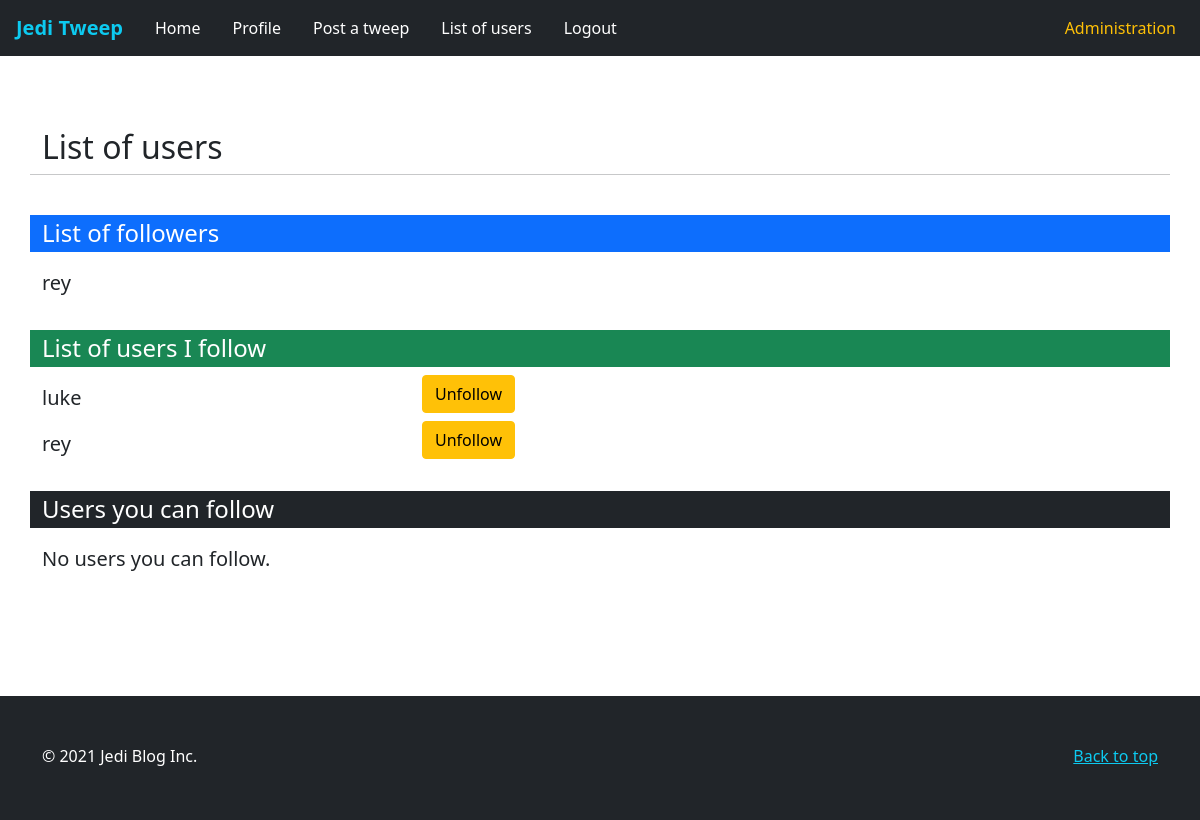
Screenshot of /users.php (signed in) with the database file from the repository.
### tables this page shows
CREATE TABLE `jedifollowing` (
    username varchar(128) NOT NULL,
     
    follower_username varchar(128) NOT NULL,
    PRIMARY KEY (username, follower_username),
    FOREIGN KEY (username) REFERENCES jediuser(username),
    FOREIGN KEY (follower_username) REFERENCES jediuser(username)
);

### includes/function.php (the view, shortened to what this page needs)
<?php
function displayFollowers(mysqli_result $result)
{
    while ($row = $result->fetch_assoc()) {
        $username = $row['follower_username'];
        $resultDisplay = <<<END
            <div class="row">
            <div class="col-sm-4 lead my-2">
                $username
            </div>
        </div>
        END;
        echo $resultDisplay;
    }
}
function displayFollowingUsers(mysqli_result $result)
{
    $id = 0;
    while ($row = $result->fetch_assoc()) {
        $username = $row['username'];
        $resultDisplay = <<<END
            <div class="row" id="following$id">
                <div class="col-sm-4 lead my-2">
                    $username
                </div>
                <div class="col-sm-8">
                <form method="post" action="includes/process-follow.php">
                    <button type="submit" class="btn btn-warning" name="submit-unfollow" value="$username">Unfollow</button>
                </form>
                </div>
            </div>
        END;
        echo $resultDisplay;
        $id++;
    }
}
?>

### rows the page displays
jedifollowing: follower_username "rey"
jedifollowing: username "luke"
jedifollowing: username "rey"
